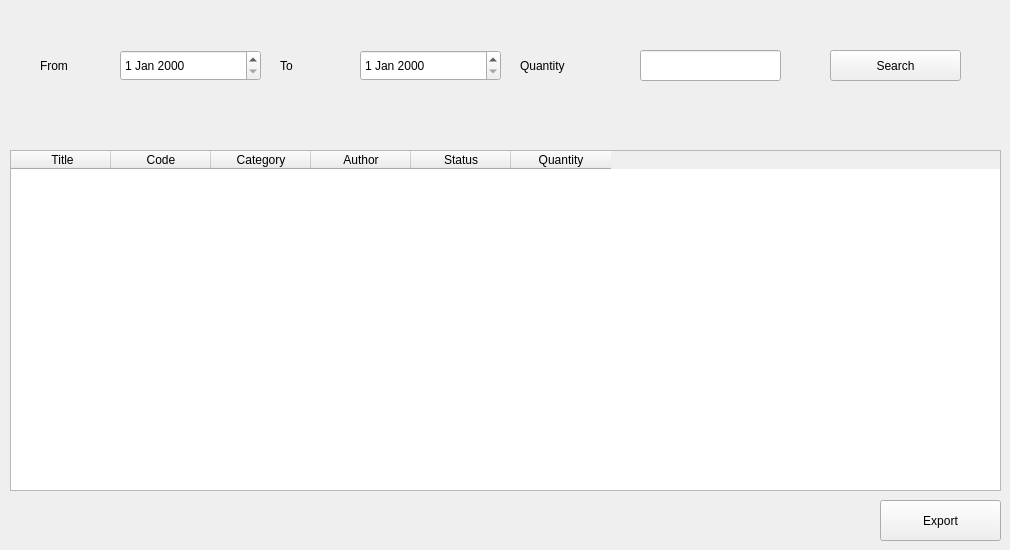
      <widget class="QWidget" name="tab_18">
       <attribute name="title">
        <string> Book Reports</string>
       </attribute>
       <widget class="QTableWidget" name="tableWidget_5">
        <property name="geometry">
         <rect>
          <x>10</x>
          <y>150</y>
          <width>991</width>
          <height>341</height>
         </rect>
        </property>
        <column>
         <property name="text">
          <string> Title</string>
         </property>
        </column>
        <column>
         <property name="text">
          <string>Code</string>
         </property>
        </column>
        <column>
         <property name="text">
          <string>Category</string>
         </property>
        </column>
        <column>
         <property name="text">
          <string>Author</string>
         </property>
        </column>
        <column>
         <property name="text">
          <string>Status</string>
         </property>
        </column>
        <column>
         <property name="text">
          <string>Quantity</string>
         </property>
        </column>
       </widget>
       <widget class="QDateEdit" name="dateEdit">
        <property name="geometry">
         <rect>
          <x>120</x>
          <y>50</y>
          <width>141</width>
          <height>31</height>
         </rect>
        </property>
       </widget>
       <widget class="QLabel" name="label_28">
        <property name="geometry">
         <rect>
          <x>40</x>
          <y>50</y>
          <width>121</width>
          <height>31</height>
         </rect>
        </property>
        <property name="text">
         <string>From</string>
        </property>
       </widget>
       <widget class="QDateEdit" name="dateEdit_2">
        <property name="geometry">
         <rect>
          <x>360</x>
          <y>50</y>
          <width>141</width>
          <height>31</height>
         </rect>
        </property>
       </widget>
       <widget class="QLabel" name="label_29">
        <property name="geometry">
         <rect>
          <x>280</x>
          <y>50</y>
          <width>121</width>
          <height>31</height>
         </rect>
        </property>
        <property name="text">
         <string>To</string>
        </property>
       </widget>
       <widget class="QLineEdit" name="lineEdit_30">
        <property name="geometry">
         <rect>
          <x>640</x>
          <y>50</y>
          <width>141</width>
          <height>31</height>
         </rect>
        </property>
       </widget>
       <widget class="QLabel" name="label_30">
        <property name="geometry">
         <rect>
          <x>520</x>
          <y>50</y>
          <width>121</width>
          <height>31</height>
         </rect>
        </property>
        <property name="text">
         <string>Quantity</string>
        </property>
       </widget>
       <widget class="QPushButton" name="pushButton_24">
        <property name="geometry">
         <rect>
          <x>830</x>
          <y>50</y>
          <width>131</width>
          <height>31</height>
         </rect>
        </property>
        <property name="text">
         <string>Search</string>
        </property>
       </widget>
       <widget class="QPushButton" name="pushButton_40">
        <property name="geometry">
         <rect>
          <x>880</x>
          <y>500</y>
          <width>121</width>
          <height>41</height>
         </rect>
        </property>
        <property name="text">
         <string>Export</string>
        </property>
       </widget>
      </widget>
